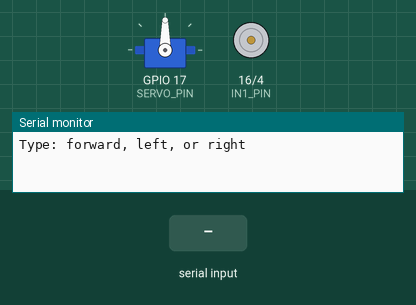
This sketch was run on a simulated ESP32. On the bench: servo, motor-driver pin pairs drawn as motors (green arrow = first pin HIGH = forward, orange = second pin HIGH = backward, longer = more drive, scaled by the enable pin), the last lines printed to the serial monitor. The inputs (shaded band) are chosen by the test bench.

Above: at 1.2 s.
1.3 s: "forward\n" received over Serial
At 2.2 s:
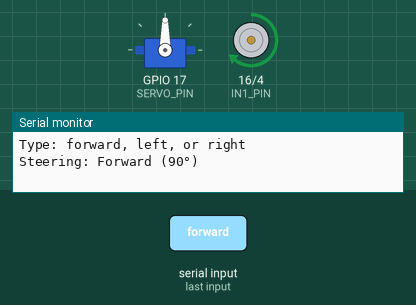
2.9 s: "left\n" received over Serial
At 3.3 s:
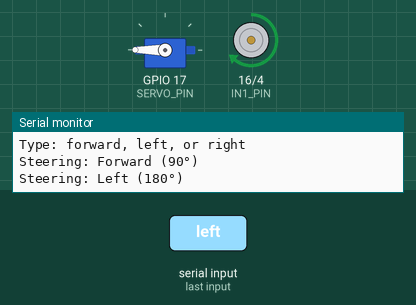
4.4 s: "right\n" received over Serial
At 5.6 s:
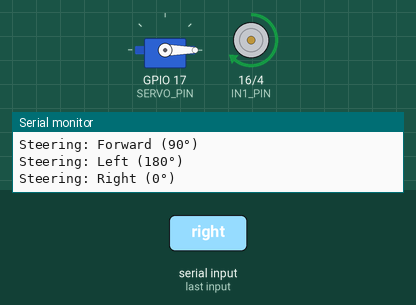
5.9 s: "1\n" received over Serial
At 6.8 s:
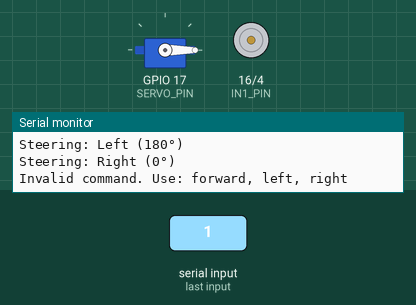
7.4 s: "forward\n" received over Serial
At 8.0 s:
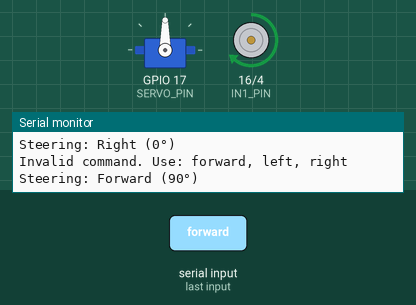
9.0 s: "0\n" received over Serial
At 10.4 s:
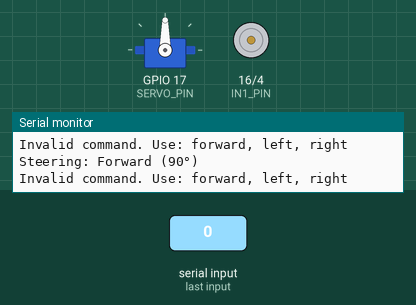
Timing chart, 0 to 11.5 s (numbered marks = the images above; inputs shaded):
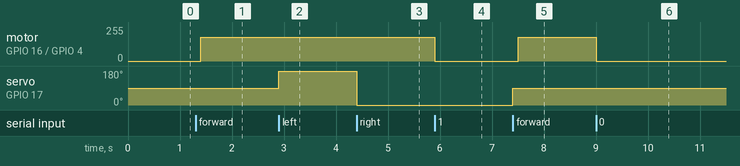

Measured:
- after the input at 1.3 s, motor on GPIO 16 (IN1_PIN) / GPIO 4 (IN2_PIN): stopped → forward 180/255 after 0.10 s
- after the input at 2.9 s, servo on GPIO 17 (SERVO_PIN): 90° → 180° at once
- after the input at 4.4 s, servo on GPIO 17 (SERVO_PIN): 180° → 0° at once
- after the input at 5.9 s, motor on GPIO 16 (IN1_PIN) / GPIO 4 (IN2_PIN): forward 180/255 → stopped at once
- after the input at 7.4 s, motor on GPIO 16 (IN1_PIN) / GPIO 4 (IN2_PIN): stopped → forward 180/255 after 0.10 s; servo on GPIO 17 (SERVO_PIN): 0° → 90° at once
- after the input at 9.0 s, motor on GPIO 16 (IN1_PIN) / GPIO 4 (IN2_PIN): forward 180/255 → stopped at once

The sketch:

ServoAndMotorTest.ino
```cpp
#include <ESP32Servo.h>

#define SERVO_PIN 17

// === Motor Pins ===
#define IN1_PIN 16
#define IN2_PIN 4
#define PWM_PIN 2


Servo steeringServo;

#define ANGLE_FORWARD 90
#define ANGLE_LEFT 180
#define ANGLE_RIGHT 0

void setup() {
  Serial.begin(115200);

  // Servo setup for ESP32
  ESP32PWM::allocateTimer(0);
  steeringServo.setPeriodHertz(50);
  steeringServo.attach(SERVO_PIN, 500, 2400);

  Serial.println("Type: forward, left, or right");

  // Motor pins
  pinMode(IN1_PIN, OUTPUT);
  pinMode(IN2_PIN, OUTPUT);
  pinMode(PWM_PIN, OUTPUT);
}

void loop() {
  if (Serial.available()) {
    String command = Serial.readStringUntil('\n');
    command.trim();

    if (command == "forward") {
      steeringServo.write(ANGLE_FORWARD);
      Serial.println("Steering: Forward (90°)");
      delay(100);
      digitalWrite(IN1_PIN, HIGH);
      digitalWrite(IN2_PIN, LOW);
      analogWrite(PWM_PIN, 180);

    } else if (command == "left") {
      steeringServo.write(ANGLE_LEFT);
      Serial.println("Steering: Left (180°)");
      delay(100);
      digitalWrite(IN1_PIN, HIGH);
      digitalWrite(IN2_PIN, LOW);
      analogWrite(PWM_PIN, 180);

    } else if (command == "right") {
      steeringServo.write(ANGLE_RIGHT);
      Serial.println("Steering: Right (0°)");
      delay(100);
      digitalWrite(IN1_PIN, HIGH);
      digitalWrite(IN2_PIN, LOW);
      analogWrite(PWM_PIN, 180);

    } else {
      Serial.println("Invalid command. Use: forward, left, right");
      digitalWrite(IN1_PIN, LOW);
      digitalWrite(IN2_PIN, LOW);
    }
  }
}
```
